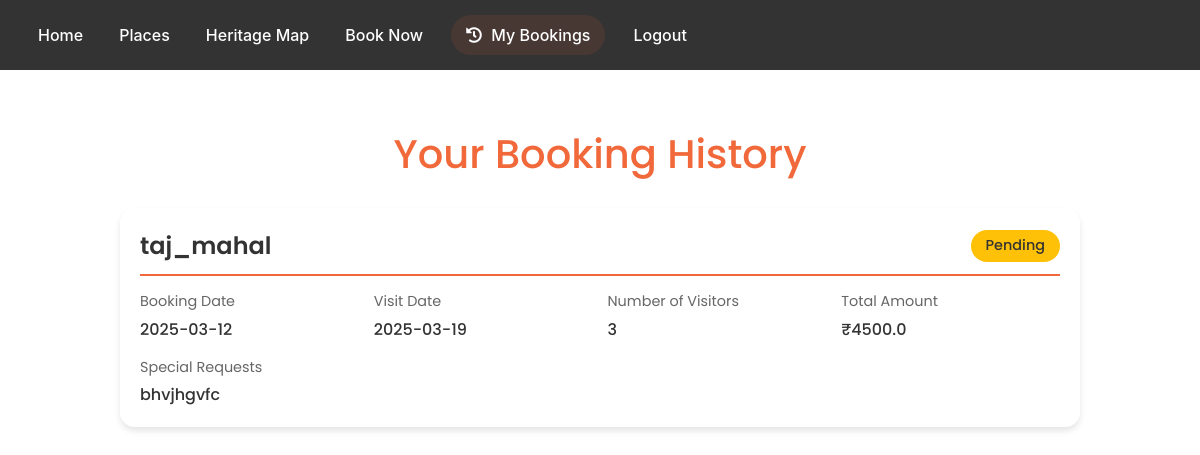
/booking-history (signed in), run on the app's committed database.
### models.py (models this page shows)
class Booking(db.Model):
    id = db.Column(db.Integer, primary_key=True)
    monument_name = db.Column(db.String(200), nullable=False)
    booking_date = db.Column(db.DateTime(timezone=True), default=func.now())
    visit_date = db.Column(db.Date, nullable=False)
    visitors = db.Column(db.Integer, nullable=False)
    total_amount = db.Column(db.Float, nullable=False)
    status = db.Column(db.String(20), default='Pending')
    special_requests = db.Column(db.Text)
    name = db.Column(db.String(150), nullable=False)
    email = db.Column(db.String(150), nullable=False)
    phone = db.Column(db.String(20), nullable=False)
    user_id = db.Column(db.Integer, db.ForeignKey('user.id'), nullable=False)
    def to_dict(self):
        return {
            'monument_name': self.monument_name,
            'booking_date': self.booking_date.strftime('%Y-%m-%d'),
            'visit_date': self.visit_date.strftime('%Y-%m-%d'),
            'visitors': self.visitors,
            'total_amount': self.total_amount,
            'status': self.status,
            'special_requests': self.special_requests,
            'name': self.name,
            'email': self.email,
            'phone': self.phone
        }

### views.py (the view)
@views.route('/booking-history')
@login_required
def booking_history():
    bookings = Booking.query.filter_by(user_id=current_user.id)\
        .order_by(Booking.booking_date.desc())\
        .all()
    bookings_list = [booking.to_dict() for booking in bookings]
    return render_template('booking_history.html', user=current_user, bookings=bookings_list)

### __init__.py (called while the page is built)
def create_app():
    app = Flask(__name__)
    app.config['SECRET_KEY'] = 'hjshjhdjah kjshkjdhjs'
    app.config['SQLALCHEMY_DATABASE_URI'] = f'sqlite:///{DB_NAME}'
    db.init_app(app)
    from .views import views
    from .auth import auth
    from .chatbot import chatbot
    app.register_blueprint(views, url_prefix='/')
    app.register_blueprint(auth, url_prefix='/')
    app.register_blueprint(chatbot, url_prefix='/chatbot')
    from .models import User, Note
    with app.app_context():
        db.create_all()
    login_manager = LoginManager()
    login_manager.login_view = 'auth.login'
    login_manager.init_app(app)
    @login_manager.user_loader
    def load_user(id):
        return User.query.get(int(id))
    return app

### templates/booking_history.html (shortened to what this page needs)
{% extends "base.html" %}
{% block content %}
<div class="history-container">
    <h1 class="history-title">Your Booking History</h1>
    <div class="booking-cards">
        {% if bookings %}
            {% for booking in bookings %}
            <div class="booking-card">
                <div class="booking-header">
                    <div class="monument-name">{{ booking.monument_name }}</div>
                    <div class="booking-status {% if booking.status == 'Confirmed' %}status-confirmed{% else %}status-pending{% endif %}">
                        {{ booking.status }}
                    </div>
                </div>
                <div class="booking-details">
                    <div class="detail-item">
                        <span class="detail-label">Booking Date</span>
                        <span class="detail-value">{{ booking.booking_date }}</span>
                    </div>
                    <div class="detail-item">
                        <span class="detail-label">Visit Date</span>
                        <span class="detail-value">{{ booking.visit_date }}</span>
                    </div>
                    <div class="detail-item">
                        <span class="detail-label">Number of Visitors</span>
                        <span class="detail-value">{{ booking.visitors }}</span>
                    </div>
                    <div class="detail-item">
                        <span class="detail-label">Total Amount</span>
                        <span class="detail-value">₹{{ booking.total_amount }}</span>
                    </div>
                    {% if booking.special_requests %}
                    <div class="detail-item">
                        <span class="detail-label">Special Requests</span>
                        <span class="detail-value">{{ booking.special_requests }}</span>
                    </div>
                    {% endif %}
                </div>
            </div>
            {% endfor %}
        {% else %}
            <div class="no-bookings">
                <h2>No bookings found</h2>
                <p>You haven't made any bookings yet. Start your journey by booking a visit to one of our magnificent monuments!</p>
            </div>
        {% endif %}
    </div>
</div>
{% endblock %}

### templates/booking_history.html (style rules this page uses)
.history-container { max-width: 1000px; margin: 40px auto; padding: 20px; font-family: 'Poppins', sans-serif; }
.history-title { text-align: center; color: #f1683a; font-size: 2.5em; margin-bottom: 30px; }
.booking-cards { display: grid; gap: 20px; }
.booking-card { background: rgba(255, 255, 255, 0.9); border-radius: 15px; padding: 20px; box-shadow: 0 4px 6px rgba(0, 0, 0, 0.1); }
.booking-header { display: flex; justify-content: space-between; align-items: center; margin-bottom: 15px; padding-bottom: 10px; border-bottom: 2px solid #f1683a; }
.monument-name { font-size: 1.5em; font-weight: 600; color: #333; }
.booking-status { padding: 5px 15px; border-radius: 20px; font-weight: 500; font-size: 0.9em; }
.status-pending { background-color: #FFC107; color: #333; }
.booking-details { display: grid; grid-template-columns: repeat(auto-fit, minmax(200px, 1fr)); gap: 15px; }
.detail-item { display: flex; flex-direction: column; }
.detail-label { font-size: 0.9em; color: #666; margin-bottom: 5px; }
.detail-value { font-weight: 500; color: #333; }

### data on the page
Booking: monument_name "taj_mahal", status "Pending", booking_date "2025-03-12", visit_date "2025-03-19", visitors "3", total_amount "4500.0", special_requests "bhvjhgvfc"
